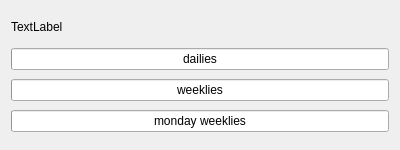
<?xml version="1.0" encoding="UTF-8"?>
<ui version="4.0">
 <class>ProgressContent</class>
 <widget class="QWidget" name="ProgressContent">
  <property name="geometry">
   <rect>
    <x>0</x>
    <y>0</y>
    <width>400</width>
    <height>150</height>
   </rect>
  </property>
  <property name="sizePolicy">
   <sizepolicy hsizetype="Preferred" vsizetype="Fixed">
    <horstretch>0</horstretch>
    <verstretch>0</verstretch>
   </sizepolicy>
  </property>
  <property name="windowTitle">
   <string>Form</string>
  </property>
  <layout class="QVBoxLayout" name="verticalLayout">
   <property name="spacing">
    <number>6</number>
   </property>
   <item>
    <widget class="QLabel" name="label">
     <property name="sizePolicy">
      <sizepolicy hsizetype="Preferred" vsizetype="Preferred">
       <horstretch>0</horstretch>
       <verstretch>0</verstretch>
      </sizepolicy>
     </property>
     <property name="maximumSize">
      <size>
       <width>16777215</width>
       <height>25</height>
      </size>
     </property>
     <property name="text">
      <string>TextLabel</string>
     </property>
    </widget>
   </item>
   <item>
    <widget class="QModernProgressBar" name="dailyBar">
     <property name="value">
      <number>0</number>
     </property>
     <property name="invertedAppearance">
      <bool>false</bool>
     </property>
     <property name="format">
      <string>dailies</string>
     </property>
    </widget>
   </item>
   <item>
    <widget class="QModernProgressBar" name="wedWeeklyBar">
     <property name="value">
      <number>0</number>
     </property>
     <property name="format">
      <string>weeklies</string>
     </property>
    </widget>
   </item>
   <item>
    <widget class="QModernProgressBar" name="monWeeklyBar">
     <property name="value">
      <number>0</number>
     </property>
     <property name="format">
      <string>monday weeklies</string>
     </property>
    </widget>
   </item>
  </layout>
 </widget>
 <customwidgets>
  <customwidget>
   <class>QModernProgressBar</class>
   <extends>QProgressBar</extends>
   <header>qmodernprogressbar.h</header>
  </customwidget>
 </customwidgets>
 <resources/>
 <connections/>
</ui>
